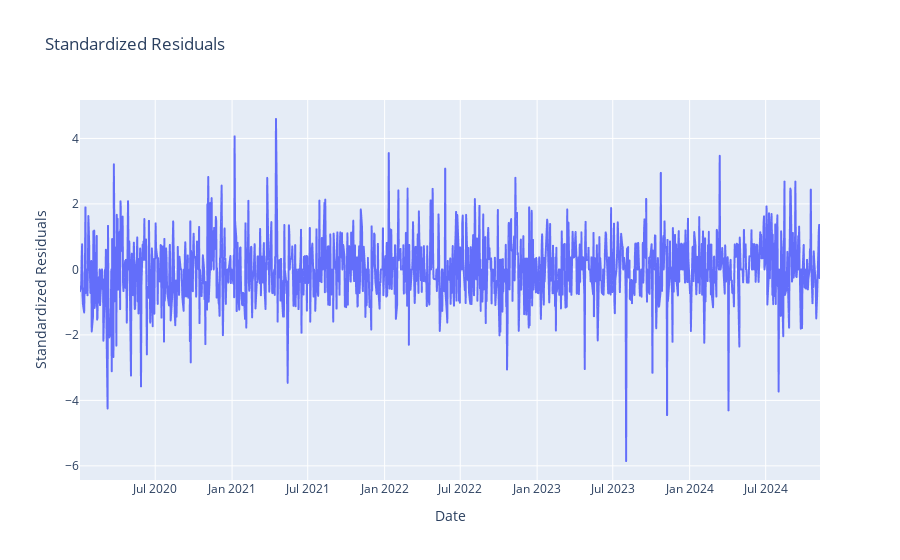

Notebook code for this chart:
### Code cell
# Get Standardized residuals
std_resid = res.resid / res.conditional_volatility

# Plot Standardized residuals
fig = px.line(x=std_resid.index, y=std_resid, labels={'x': 'Date', 'y': 'Standardized Residuals'},
              title='Standardized Residuals')

fig.show()

### Figure 1 — Plotly figure (JSON) as saved in the notebook; plotly's stock layout.template omitted (floating-point values rounded to 4 significant figures; data arrays with more than 128 entries replaced by an {"elided": "..."} marker saying what was removed)
{"data": [{"hovertemplate": "Date=%{x}<br>Standardized Residuals=%{y}<extra></extra>", "legendgroup": "", "line": {"color": "#636efa", "dash": "solid"}, "marker": {"symbol": "circle"}, "mode": "lines", "name": "", "showlegend": false, "type": "scattergl", "x": {"elided": "1219 str values"}, "xaxis": "x", "y": {"elided": "1219 float values"}, "yaxis": "y"}], "layout": {"legend": {"tracegroupgap": 0}, "title": {"text": "Standardized Residuals"}, "xaxis": {"anchor": "y", "domain": [0, 1], "title": {"text": "Date"}}, "yaxis": {"anchor": "x", "domain": [0, 1], "title": {"text": "Standardized Residuals"}}}}
